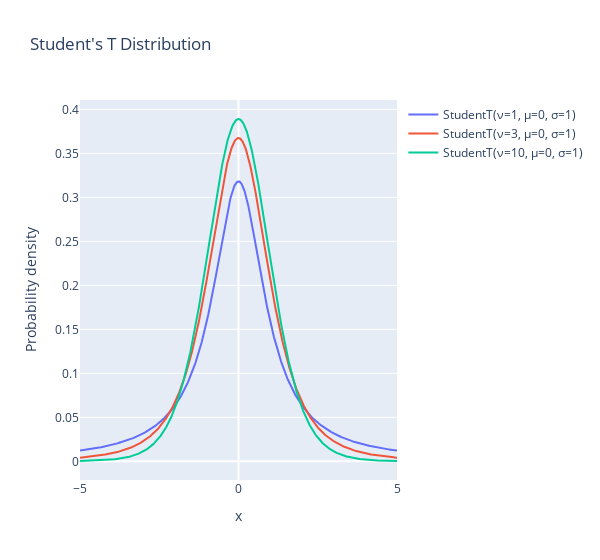

Notebook code for this chart:
### Markdown cell above
**StudentT**: Similar to normal but with heavier tails, useful for data with outliers
  - ν (nu): Degrees of freedom, controls how heavy the tails are (smaller values = heavier tails)
  - μ (mu): Location parameter (similar to mean)
  - σ (sigma): Scale parameter (similar to standard deviation)

### Code cell
fig = go.Figure()

for nu in [1, 3, 10]:
    student_t = pm.StudentT.dist(nu=nu, mu=0, sigma=1)
    pdf = np.exp(pm.logp(student_t, x).eval())
    fig.add_trace(
        go.Scatter(
            x=x, y=pdf, mode='lines',
            name=f"StudentT(ν={nu}, μ=0, σ=1)"
        )
    )

fig.update_layout(
    title="Student's T Distribution",
    xaxis_title="x",
    yaxis_title="Probability density",
    width=600
)

### Figure 1 — Plotly figure (JSON) as saved in the notebook; plotly's stock layout.template omitted (floating-point values rounded to 4 significant figures; data arrays with more than 128 entries replaced by an {"elided": "..."} marker saying what was removed)
{"data": [{"mode": "lines", "name": "StudentT(ν=1, μ=0, σ=1)", "type": "scatter", "x": {"elided": "1000 float values"}, "y": {"elided": "1000 float values"}}, {"mode": "lines", "name": "StudentT(ν=3, μ=0, σ=1)", "type": "scatter", "x": {"elided": "1000 float values"}, "y": {"elided": "1000 float values"}}, {"mode": "lines", "name": "StudentT(ν=10, μ=0, σ=1)", "type": "scatter", "x": {"elided": "1000 float values"}, "y": {"elided": "1000 float values"}}], "layout": {"title": {"text": "Student's T Distribution"}, "width": 600, "xaxis": {"title": {"text": "x"}}, "yaxis": {"title": {"text": "Probability density"}}}}
